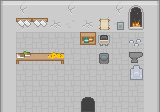

Tiled map render using the project's own tile images. Description and the whole map definition, tile-layer contents included, below:
An orthogonal 10x7 tile map with 16x16 px tiles, 3 tile layers (floor, walls-n-furniture, deco).

<map version="1.10" tiledversion="1.10.2" orientation="orthogonal" renderorder="right-down" width="10" height="7" tilewidth="16" tileheight="16" infinite="0" nextlayerid="4" nextobjectid="1">
 <tileset firstgid="1" name="rpg-town" tilewidth="16" tileheight="16" spacing="1" tilecount="1767" columns="57">
  <image source="kenney_roguelike-rpg-pack/Spritesheet/roguelikeSheet_transparent.png" width="968" height="526" />
 </tileset>
 <layer id="2" name="floor" width="10" height="7">
  <data encoding="csv">
0,0,0,0,0,0,0,0,0,0,
0,0,0,0,0,0,0,0,0,0,
0,121,121,121,121,121,121,121,121,0,
0,121,121,121,121,121,121,121,121,0,
0,121,121,121,121,121,121,121,121,0,
0,121,121,121,121,121,121,121,121,0,
0,121,121,121,121,121,121,121,121,0
</data>
 </layer>
 <layer id="1" name="walls-n-furniture" width="10" height="7">
  <data encoding="csv">
937,1108,938,938,1108,938,938,1108,938,939,
880,1110,1053,1167,1053,1167,1110,1053,1053,882,
880,0,0,0,0,144,1305,0,0,882,
880,198,199,313,0,0,426,0,16,882,
880,0,0,0,0,0,0,0,613,882,
880,0,0,0,0,0,0,0,0,882,
880,0,0,0,0,0,0,0,0,882
</data>
 </layer>
 <layer id="3" name="deco" width="10" height="7">
  <data encoding="csv">
0,0,0,0,0,0,0,0,569,0,
0,146,146,0,0,0,900,959,626,0,
0,0,0,0,0,0,0,0,615,0,
0,240,0,242,0,0,0,0,0,0,
0,0,0,0,0,0,0,0,0,0,
0,0,0,0,0,0,0,0,0,0,
0,0,0,0,0,94,0,0,0,0
</data>
 </layer>
</map>
